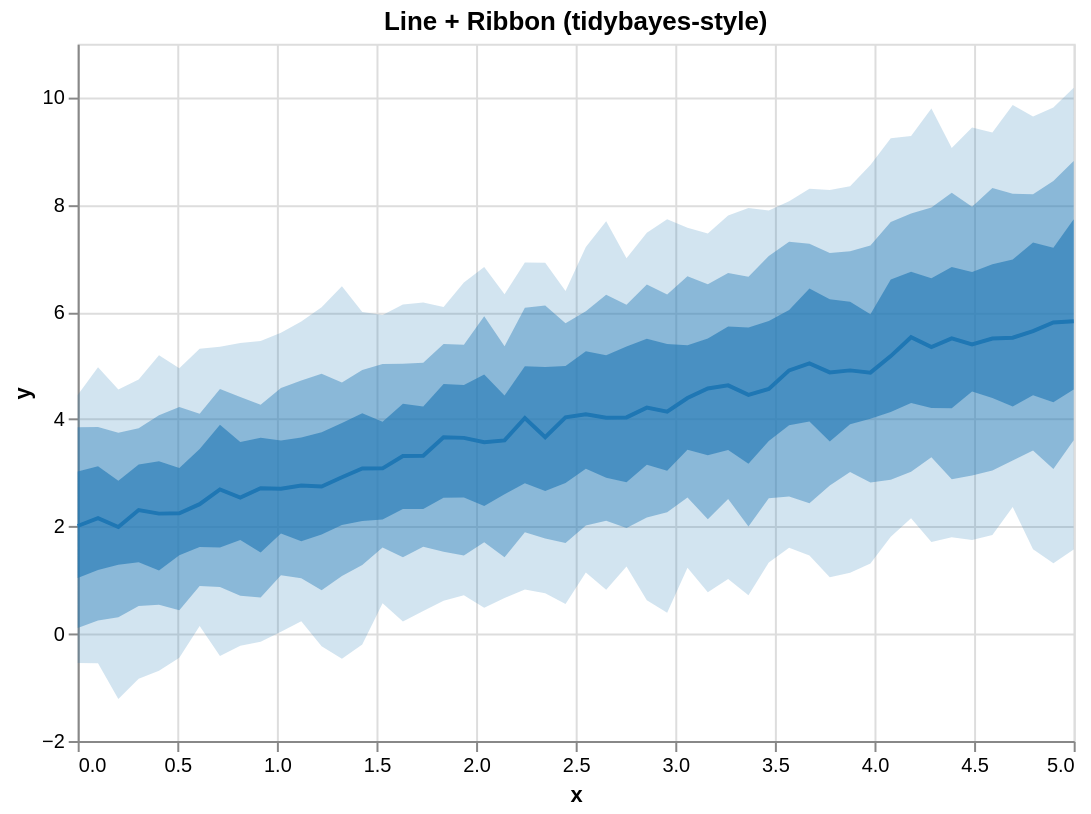

Vega-Lite specification for this chart:
### Vega-Lite specification from a JSON file in a GitHub repository (floating-point values rounded to 4 significant figures)
{"$schema": "https://vega.github.io/schema/vega-lite/v5.json", "height": 350, "layer": [{"encoding": {"x": {"field": "x", "type": "quantitative"}, "y2": {"field": "hi_0_95_"}, "y": {"field": "lo_0_95_", "title": "y", "type": "quantitative"}}, "mark": {"line": false, "fill": "#1f77b4", "type": "area", "opacity": 0.2}}, {"encoding": {"x": {"field": "x", "type": "quantitative"}, "y2": {"field": "hi_0_8_"}, "y": {"field": "lo_0_8_", "title": "y", "type": "quantitative"}}, "mark": {"line": false, "fill": "#1f77b4", "type": "area", "opacity": 0.4}}, {"encoding": {"x": {"field": "x", "type": "quantitative"}, "y2": {"field": "hi_0_5_"}, "y": {"field": "lo_0_5_", "title": "y", "type": "quantitative"}}, "mark": {"line": false, "fill": "#1f77b4", "type": "area", "opacity": 0.6}}, {"encoding": {"x": {"field": "x", "type": "quantitative"}, "y": {"field": "__median__", "type": "quantitative"}}, "mark": {"color": "#1f77b4", "strokeWidth": 2, "type": "line"}}], "data": {"values": [{"lo_0_8_": 0.1057, "lo_0_95_": -0.5475, "hi_0_8_": 3.851, "x": 0.0, "__median__": 2.009, "hi_0_5_": 3.023, "hi_0_95_": 4.453, "lo_0_5_": 1.038}, {"lo_0_8_": 0.2479, "lo_0_95_": -0.5489, "hi_0_8_": 3.855, "x": 0.102, "__median__": 2.155, "hi_0_5_": 3.124, "hi_0_95_": 4.968, "lo_0_5_": 1.188}, {"lo_0_8_": 0.3081, "lo_0_95_": -1.214, "hi_0_8_": 3.747, "x": 0.2041, "__median__": 1.991, "hi_0_5_": 2.855, "hi_0_95_": 4.555, "lo_0_5_": 1.288}, {"lo_0_8_": 0.5164, "lo_0_95_": -0.8394, "hi_0_8_": 3.833, "x": 0.3061, "__median__": 2.306, "hi_0_5_": 3.156, "hi_0_95_": 4.74, "lo_0_5_": 1.333}, {"lo_0_8_": 0.541, "lo_0_95_": -0.6896, "hi_0_8_": 4.072, "x": 0.4082, "__median__": 2.24, "hi_0_5_": 3.215, "hi_0_95_": 5.194, "lo_0_5_": 1.179}, {"lo_0_8_": 0.4372, "lo_0_95_": -0.4493, "hi_0_8_": 4.227, "x": 0.5102, "__median__": 2.245, "hi_0_5_": 3.093, "hi_0_95_": 4.949, "lo_0_5_": 1.463}, {"lo_0_8_": 0.8919, "lo_0_95_": 0.143, "hi_0_8_": 4.104, "x": 0.6122, "__median__": 2.416, "hi_0_5_": 3.447, "hi_0_95_": 5.316, "lo_0_5_": 1.617}, {"lo_0_8_": 0.8726, "lo_0_95_": -0.4131, "hi_0_8_": 4.562, "x": 0.7143, "__median__": 2.691, "hi_0_5_": 3.897, "hi_0_95_": 5.353, "lo_0_5_": 1.606}, {"lo_0_8_": 0.7104, "lo_0_95_": -0.2227, "hi_0_8_": 4.415, "x": 0.8163, "__median__": 2.539, "hi_0_5_": 3.575, "hi_0_95_": 5.422, "lo_0_5_": 1.75}, {"lo_0_8_": 0.677, "lo_0_95_": -0.1469, "hi_0_8_": 4.27, "x": 0.9184, "__median__": 2.713, "hi_0_5_": 3.656, "hi_0_95_": 5.459, "lo_0_5_": 1.518}, {"lo_0_8_": 1.091, "lo_0_95_": 0.03641, "hi_0_8_": 4.581, "x": 1.02, "__median__": 2.706, "hi_0_5_": 3.605, "hi_0_95_": 5.611, "lo_0_5_": 1.869}, {"lo_0_8_": 1.034, "lo_0_95_": 0.2337, "hi_0_8_": 4.721, "x": 1.122, "__median__": 2.765, "hi_0_5_": 3.658, "hi_0_95_": 5.822, "lo_0_5_": 1.726}, {"lo_0_8_": 0.8127, "lo_0_95_": -0.232, "hi_0_8_": 4.849, "x": 1.224, "__median__": 2.745, "hi_0_5_": 3.756, "hi_0_95_": 6.089, "lo_0_5_": 1.851}, {"lo_0_8_": 1.078, "lo_0_95_": -0.4646, "hi_0_8_": 4.686, "x": 1.327, "__median__": 2.917, "hi_0_5_": 3.93, "hi_0_95_": 6.481, "lo_0_5_": 2.027}, {"lo_0_8_": 1.281, "lo_0_95_": -0.1988, "hi_0_8_": 4.918, "x": 1.429, "__median__": 3.083, "hi_0_5_": 4.114, "hi_0_95_": 6.0, "lo_0_5_": 2.103}, {"lo_0_8_": 1.61, "lo_0_95_": 0.567, "hi_0_8_": 5.03, "x": 1.531, "__median__": 3.084, "hi_0_5_": 3.952, "hi_0_95_": 5.944, "lo_0_5_": 2.129}, {"lo_0_8_": 1.425, "lo_0_95_": 0.2296, "hi_0_8_": 5.034, "x": 1.633, "__median__": 3.315, "hi_0_5_": 4.288, "hi_0_95_": 6.142, "lo_0_5_": 2.326}, {"lo_0_8_": 1.622, "lo_0_95_": 0.4257, "hi_0_8_": 5.052, "x": 1.735, "__median__": 3.319, "hi_0_5_": 4.236, "hi_0_95_": 6.177, "lo_0_5_": 2.328}, {"lo_0_8_": 1.527, "lo_0_95_": 0.617, "hi_0_8_": 5.405, "x": 1.837, "__median__": 3.665, "hi_0_5_": 4.658, "hi_0_95_": 6.094, "lo_0_5_": 2.537}, {"lo_0_8_": 1.46, "lo_0_95_": 0.7195, "hi_0_8_": 5.391, "x": 1.939, "__median__": 3.652, "hi_0_5_": 4.639, "hi_0_95_": 6.55, "lo_0_5_": 2.541}, {"lo_0_8_": 1.707, "lo_0_95_": 0.4856, "hi_0_8_": 5.922, "x": 2.041, "__median__": 3.573, "hi_0_5_": 4.832, "hi_0_95_": 6.837, "lo_0_5_": 2.382}, {"lo_0_8_": 1.425, "lo_0_95_": 0.6687, "hi_0_8_": 5.36, "x": 2.143, "__median__": 3.606, "hi_0_5_": 4.442, "hi_0_95_": 6.33, "lo_0_5_": 2.6}, {"lo_0_8_": 1.892, "lo_0_95_": 0.8243, "hi_0_8_": 6.081, "x": 2.245, "__median__": 4.023, "hi_0_5_": 4.99, "hi_0_95_": 6.924, "lo_0_5_": 2.808}, {"lo_0_8_": 1.776, "lo_0_95_": 0.7576, "hi_0_8_": 6.121, "x": 2.347, "__median__": 3.666, "hi_0_5_": 4.975, "hi_0_95_": 6.917, "lo_0_5_": 2.664}, {"lo_0_8_": 1.69, "lo_0_95_": 0.5571, "hi_0_8_": 5.789, "x": 2.449, "__median__": 4.035, "hi_0_5_": 4.992, "hi_0_95_": 6.392, "lo_0_5_": 2.812}, {"lo_0_8_": 2.018, "lo_0_95_": 1.141, "hi_0_8_": 6.014, "x": 2.551, "__median__": 4.092, "hi_0_5_": 5.267, "hi_0_95_": 7.213, "lo_0_5_": 3.078}, {"lo_0_8_": 2.107, "lo_0_95_": 0.8202, "hi_0_8_": 6.319, "x": 2.653, "__median__": 4.028, "hi_0_5_": 5.194, "hi_0_95_": 7.69, "lo_0_5_": 2.909}, {"lo_0_8_": 1.972, "lo_0_95_": 1.256, "hi_0_8_": 6.133, "x": 2.755, "__median__": 4.034, "hi_0_5_": 5.357, "hi_0_95_": 7.0, "lo_0_5_": 2.824}, {"lo_0_8_": 2.17, "lo_0_95_": 0.6237, "hi_0_8_": 6.511, "x": 2.857, "__median__": 4.217, "hi_0_5_": 5.5, "hi_0_95_": 7.476, "lo_0_5_": 3.153}, {"lo_0_8_": 2.268, "lo_0_95_": 0.393, "hi_0_8_": 6.325, "x": 2.959, "__median__": 4.141, "hi_0_5_": 5.403, "hi_0_95_": 7.73, "lo_0_5_": 3.039}, {"lo_0_8_": 2.543, "lo_0_95_": 1.231, "hi_0_8_": 6.667, "x": 3.061, "__median__": 4.395, "hi_0_5_": 5.379, "hi_0_95_": 7.572, "lo_0_5_": 3.433}, {"lo_0_8_": 2.137, "lo_0_95_": 0.7735, "hi_0_8_": 6.518, "x": 3.163, "__median__": 4.575, "hi_0_5_": 5.503, "hi_0_95_": 7.462, "lo_0_5_": 3.33}, {"lo_0_8_": 2.514, "lo_0_95_": 1.019, "hi_0_8_": 6.729, "x": 3.265, "__median__": 4.632, "hi_0_5_": 5.728, "hi_0_95_": 7.801, "lo_0_5_": 3.428}, {"lo_0_8_": 1.999, "lo_0_95_": 0.7203, "hi_0_8_": 6.656, "x": 3.367, "__median__": 4.453, "hi_0_5_": 5.71, "hi_0_95_": 7.939, "lo_0_5_": 3.171}, {"lo_0_8_": 2.525, "lo_0_95_": 1.33, "hi_0_8_": 7.045, "x": 3.469, "__median__": 4.565, "hi_0_5_": 5.831, "hi_0_95_": 7.891, "lo_0_5_": 3.594}, {"lo_0_8_": 2.561, "lo_0_95_": 1.603, "hi_0_8_": 7.309, "x": 3.571, "__median__": 4.911, "hi_0_5_": 6.036, "hi_0_95_": 8.065, "lo_0_5_": 3.889}, {"lo_0_8_": 2.433, "lo_0_95_": 1.46, "hi_0_8_": 7.272, "x": 3.673, "__median__": 5.041, "hi_0_5_": 6.439, "hi_0_95_": 8.299, "lo_0_5_": 3.957}, {"lo_0_8_": 2.766, "lo_0_95_": 1.053, "hi_0_8_": 7.098, "x": 3.776, "__median__": 4.873, "hi_0_5_": 6.239, "hi_0_95_": 8.274, "lo_0_5_": 3.584}, {"lo_0_8_": 3.015, "lo_0_95_": 1.136, "hi_0_8_": 7.132, "x": 3.878, "__median__": 4.911, "hi_0_5_": 6.19, "hi_0_95_": 8.343, "lo_0_5_": 3.908}, {"lo_0_8_": 2.819, "lo_0_95_": 1.311, "hi_0_8_": 7.241, "x": 3.98, "__median__": 4.869, "hi_0_5_": 5.958, "hi_0_95_": 8.743, "lo_0_5_": 4.01}, {"lo_0_8_": 2.87, "lo_0_95_": 1.807, "hi_0_8_": 7.676, "x": 4.082, "__median__": 5.177, "hi_0_5_": 6.605, "hi_0_95_": 9.238, "lo_0_5_": 4.134}, {"lo_0_8_": 3.022, "lo_0_95_": 2.154, "hi_0_8_": 7.835, "x": 4.184, "__median__": 5.53, "hi_0_5_": 6.751, "hi_0_95_": 9.28, "lo_0_5_": 4.304}, {"lo_0_8_": 3.289, "lo_0_95_": 1.711, "hi_0_8_": 7.948, "x": 4.286, "__median__": 5.345, "hi_0_5_": 6.63, "hi_0_95_": 9.793, "lo_0_5_": 4.208}, {"lo_0_8_": 2.882, "lo_0_95_": 1.8, "hi_0_8_": 8.224, "x": 4.388, "__median__": 5.507, "hi_0_5_": 6.84, "hi_0_95_": 9.059, "lo_0_5_": 4.203}, {"lo_0_8_": 2.952, "lo_0_95_": 1.748, "hi_0_8_": 7.963, "x": 4.49, "__median__": 5.393, "hi_0_5_": 6.746, "hi_0_95_": 9.44, "lo_0_5_": 4.515}, {"lo_0_8_": 3.044, "lo_0_95_": 1.843, "hi_0_8_": 8.313, "x": 4.592, "__median__": 5.506, "hi_0_5_": 6.891, "hi_0_95_": 9.349, "lo_0_5_": 4.396}, {"lo_0_8_": 3.23, "lo_0_95_": 2.361, "hi_0_8_": 8.206, "x": 4.694, "__median__": 5.52, "hi_0_5_": 6.976, "hi_0_95_": 9.859, "lo_0_5_": 4.238}, {"lo_0_8_": 3.415, "lo_0_95_": 1.574, "hi_0_8_": 8.194, "x": 4.796, "__median__": 5.644, "hi_0_5_": 7.294, "hi_0_95_": 9.643, "lo_0_5_": 4.449}, {"lo_0_8_": 3.074, "lo_0_95_": 1.315, "hi_0_8_": 8.441, "x": 4.898, "__median__": 5.805, "hi_0_5_": 7.197, "hi_0_95_": 9.812, "lo_0_5_": 4.316}, {"lo_0_8_": 3.609, "lo_0_95_": 1.572, "hi_0_8_": 8.816, "x": 5.0, "__median__": 5.826, "hi_0_5_": 7.727, "hi_0_95_": 10.18, "lo_0_5_": 4.553}]}, "title": "Line + Ribbon (tidybayes-style)", "width": 500}
